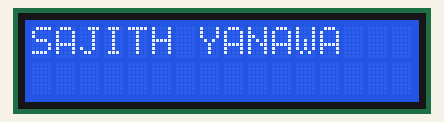
Bench run of a sketch on a simulated Arduino Uno, built with avr-gcc and run on an emulated ATmega328P. Parts: 16×2 character LCD.

Above: at 0.1 s.
At 1.1 s:
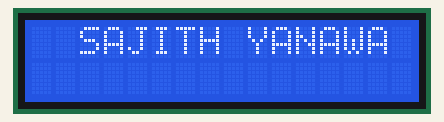
At 2.1 s:
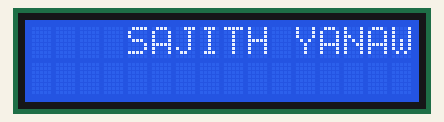
At 4.1 s:
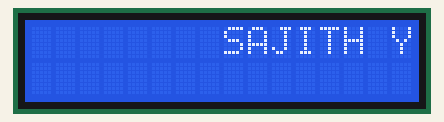
At 6.2 s:
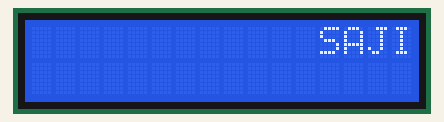
At 8.2 s:
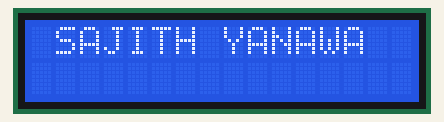

The sketch:

LCD_MOVING.ino
```cpp
#include <LiquidCrystal.h>

const int rs = 12, en = 11, d4 = 5, d5 = 4, d6 = 3, d7 = 2;
LiquidCrystal lcd(rs, en, d4, d5, d6, d7);
void setup() {
  lcd.begin(16, 2);

}
void loop() {
  for(int i=0; i<15; i++){
    lcd.setCursor(i, 0);
    lcd.print("SAJITH YANAWA");
    delay(500);
    lcd.clear();
  }

}
```

Measured:
- by itself, everything shown: repeats every 7.6 s, in 16 steps
- what the display in image 1 shows lasts 0.5 s, from 1.1 s to 1.6 s
